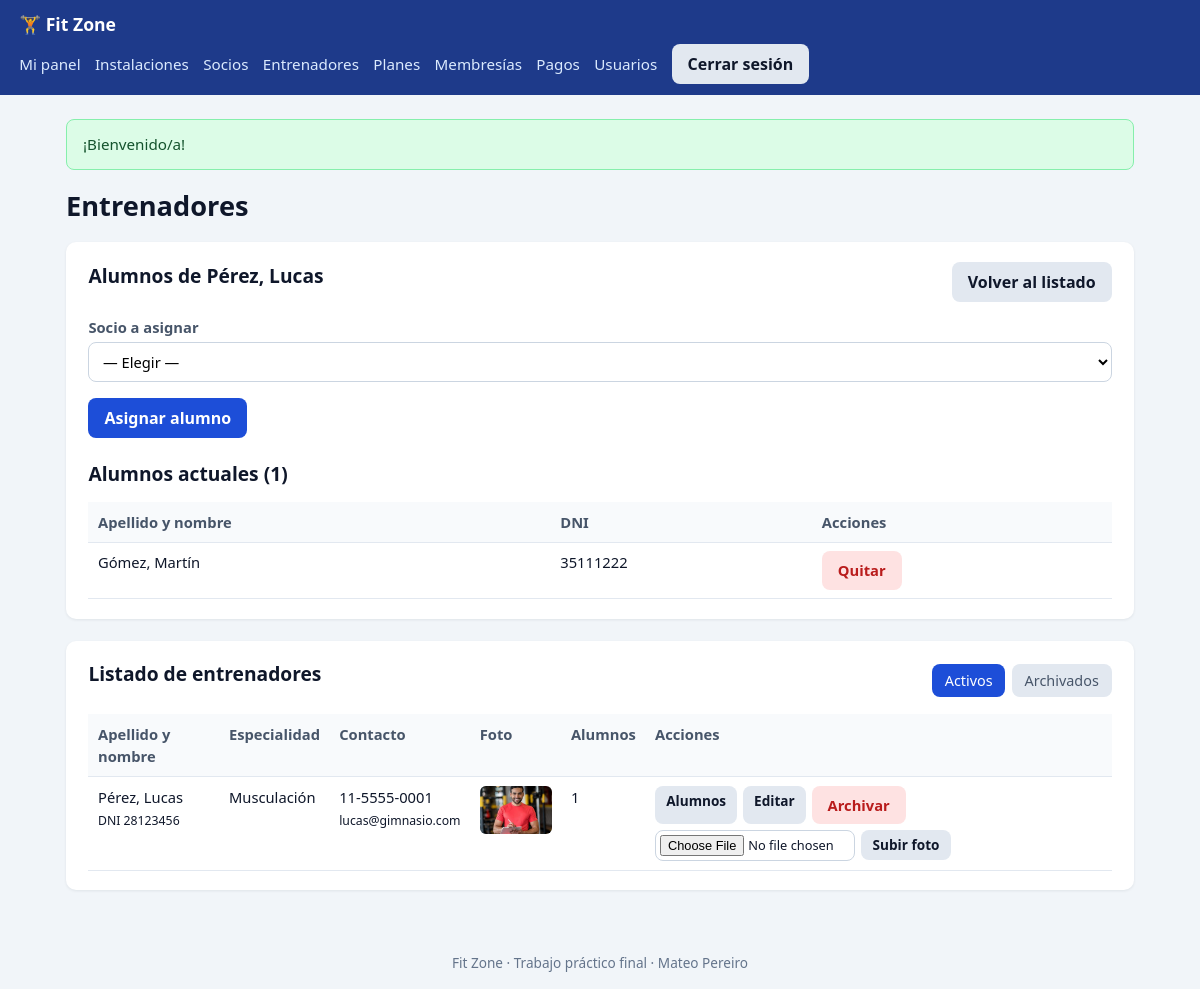
/entrenadores.php?alumnos=1 (signed in), run on the app's committed database.
### tables this page shows
CREATE TABLE entrenadores (
    id            INT UNSIGNED AUTO_INCREMENT PRIMARY KEY,
    nombre        VARCHAR(60)  NOT NULL,
    apellido      VARCHAR(60)  NOT NULL,
    dni           VARCHAR(8)   NOT NULL UNIQUE,
    email         VARCHAR(120) NULL,
    telefono      VARCHAR(30)  NULL,
    especialidad  VARCHAR(100) NULL,
    creado_en     DATETIME NOT NULL DEFAULT CURRENT_TIMESTAMP,
    archivado_en  DATETIME NULL DEFAULT NULL
);

CREATE TABLE socios (
    id             INT UNSIGNED AUTO_INCREMENT PRIMARY KEY,
    nombre         VARCHAR(60)  NOT NULL,
    apellido       VARCHAR(60)  NOT NULL,
    dni            VARCHAR(8)   NOT NULL UNIQUE,
    email          VARCHAR(120) NULL,
    telefono       VARCHAR(30)  NULL,
    entrenador_id  INT UNSIGNED NULL,
    creado_en      DATETIME NOT NULL DEFAULT CURRENT_TIMESTAMP,
    archivado_en   DATETIME NULL DEFAULT NULL,
    CONSTRAINT fk_socio_entrenador FOREIGN KEY (entrenador_id) REFERENCES entrenadores (id)
        ON UPDATE CASCADE ON DELETE SET NULL
);

### includes/funciones.php (called while the page is built, shortened)
<?php
function escapar($valor): string
{
    return htmlspecialchars((string) ($valor ?? ''), ENT_QUOTES | ENT_SUBSTITUTE, 'UTF-8');
}
function obtener_flash(): ?array
{
    $mensaje = $_SESSION['flash'] ?? null;
    return $mensaje;
}
function requerir_login(PDO $pdo): array
{
    $st = $pdo->prepare('SELECT id, nombre, apellido, dni, email, rol, creado_en, archivado_en
                         FROM usuarios WHERE id = :id');
    $st->execute([':id' => $_SESSION['usuario_id']]);
    $usuario = $st->fetch();
    return $usuario;
}
function requerir_admin(PDO $pdo): array
{
    $usuario = requerir_login($pdo);
    return $usuario;
}
function imagen_de(string $carpeta, int $id): ?string
{
    foreach (['jpg', 'jpeg', 'png', 'webp'] as $ext) {
        $ruta = "img/$carpeta/$id.$ext";
        if (is_file(__DIR__ . '/../' . $ruta)) {
            return $ruta;
        }
    }
    return null;
}

### entrenadores.php (the view, shortened to what this page needs)
<?php
require_once __DIR__ . '/includes/funciones.php';
require_once __DIR__ . '/includes/conexion.php';
require_once __DIR__ . '/includes/diseno.php';
$admin = requerir_admin($pdo);
$idAlumnos = id_valido($_GET['alumnos'] ?? null);
$entrenadorAlumnos = null;
$alumnos = [];
$socioDisponibles = [];
if (!es_post() && $idAlumnos !== null) {
    $st = $pdo->prepare('SELECT id, nombre, apellido, especialidad FROM entrenadores
                         WHERE id = :id AND archivado_en IS NULL');
    $st->execute([':id' => $idAlumnos]);
    $entrenadorAlumnos = $st->fetch();
    $st = $pdo->prepare('SELECT id, nombre, apellido, dni FROM socios
                         WHERE entrenador_id = :id AND archivado_en IS NULL ORDER BY apellido, nombre');
    $st->execute([':id' => $idAlumnos]);
    $alumnos = $st->fetchAll();
    $st = $pdo->prepare('SELECT id, nombre, apellido FROM socios
                         WHERE archivado_en IS NULL AND (entrenador_id IS NULL OR entrenador_id <> :id)
                         ORDER BY apellido, nombre');
    $st->execute([':id' => $idAlumnos]);
    foreach ($st->fetchAll() as $s) {
        $socioDisponibles[$s['id']] = $s['apellido'] . ', ' . $s['nombre'];
    }
}
$verArchivados = ($_GET['ver'] ?? '') === 'archivados';
$st = $pdo->prepare('SELECT e.id, e.nombre, e.apellido, e.dni, e.email, e.telefono, e.especialidad,
                            (SELECT COUNT(*) FROM socios s WHERE s.entrenador_id = e.id AND s.archivado_en IS NULL) AS alumnos
                     FROM entrenadores e
                     WHERE e.archivado_en ' . ($verArchivados ? 'IS NOT NULL' : 'IS NULL') . '
                     ORDER BY e.apellido, e.nombre');
$st->execute();
$entrenadores = $st->fetchAll();
encabezado('Entrenadores', $admin);
?>
<?php if ($entrenadorAlumnos !== null): ?>
<section class="tarjeta">
    <div class="cabecera-seccion">
        <h2>Alumnos de <?= escapar($entrenadorAlumnos['apellido'] . ', ' . $entrenadorAlumnos['nombre']) ?></h2>
        <a class="boton-secundario" href="entrenadores.php">Volver al listado</a>
    </div>
    <form method="post" class="formulario">
        <div class="grilla">
            <?php select('socio_id', 'Socio a asignar', $socioDisponibles, null, ['requerido' => true]); ?>
        </div>
        <div class="acciones"><button type="submit">Asignar alumno</button></div>
    </form>
    <h2 style="margin-top:1.4rem">Alumnos actuales (<?= count($alumnos) ?>)</h2>
    <?php if (!$alumnos): ?>
        <p class="vacio">Este entrenador todavía no tiene alumnos asignados.</p>
    <?php else: ?>
    <div class="tabla-responsive">
        <table class="tabla">
            <thead><tr><th>Apellido y nombre</th><th>DNI</th><th>Acciones</th></tr></thead>
            <tbody>
            <?php foreach ($alumnos as $a): ?>
                <tr>
                    <td><?= escapar($a['apellido'] . ', ' . $a['nombre']) ?></td>
                    <td><?= escapar($a['dni']) ?></td>
                    <td><?php boton_accion('entrenadores.php', ['accion' => 'quitar_alumno', 'id' => $idAlumnos, 'socio_id' => $a['id']], 'Quitar', 'boton-peligro', '¿Quitar a este alumno del entrenador?'); ?></td>
                </tr>
            <?php endforeach; ?>
            </tbody>
        </table>
    </div>
    <?php endif; ?>
</section>
<?php endif; ?>
<section class="tarjeta">
    <div class="cabecera-seccion">
        <h2>Listado de entrenadores</h2>
        <nav class="pestanas">
            <a href="entrenadores.php" class="<?= !$verArchivados ? 'activa' : '' ?>">Activos</a>
            <a href="entrenadores.php?ver=archivados" class="<?= $verArchivados ? 'activa' : '' ?>">Archivados</a>
        </nav>
    </div>
    <?php if (!$entrenadores): ?>
        <p class="vacio">No hay entrenadores para mostrar.</p>
    <?php else: ?>
    <div class="tabla-responsive">
        <table class="tabla">
            <thead>
                <tr><th>Apellido y nombre</th><th>Especialidad</th><th>Contacto</th><th>Foto</th><?php if (!$verArchivados): ?><th>Alumnos</th><?php endif; ?><th>Acciones</th></tr>
            </thead>
            <tbody>
            <?php foreach ($entrenadores as $e): ?>
                <tr>
                    <td><?= escapar($e['apellido'] . ', ' . $e['nombre']) ?><br><small>DNI <?= escapar($e['dni']) ?></small></td>
                    <td><?= escapar($e['especialidad'] ?? '—') ?></td>
                    <td><?= escapar($e['telefono']) ?><br><small><?= escapar($e['email']) ?></small></td>
                    <td>
                        <?php $img = imagen_de('entrenadores', (int) $e['id']); ?>
                        <?php if ($img): ?>
                            <img class="miniatura" src="<?= escapar($img) ?>" alt="<?= escapar($e['nombre'] . ' ' . $e['apellido']) ?>">
                        <?php else: ?>
                            <span class="etiqueta etiqueta-gris">Sin foto</span>
                        <?php endif; ?>
                    </td>
                    <?php if (!$verArchivados): ?><td><?= (int) $e['alumnos'] ?></td><?php endif; ?>
                    <td class="acciones-tabla">
                        <?php if ($verArchivados): ?>
                            <?php boton_accion('entrenadores.php', ['accion' => 'reactivar', 'id' => $e['id']], 'Reactivar'); ?>
                        <?php else: ?>
                            <a class="boton-pequeno" href="entrenadores.php?alumnos=<?= (int) $e['id'] ?>">Alumnos</a>
                            <a class="boton-pequeno" href="entrenadores.php?editar=<?= (int) $e['id'] ?>">Editar</a>
                            <form method="post" action="subir_imagen.php" enctype="multipart/form-data" class="en-linea subir-foto">
                                <input type="file" name="imagen" accept="image/jpeg,image/png,image/webp" required>
                                <button type="submit" class="boton-pequeno">Subir foto</button>
                            </form>
                        <?php endif; ?>
                    </td>
                </tr>
            <?php endforeach; ?>
            </tbody>
        </table>
    </div>
    <?php endif; ?>
</section>
<?php pie();

### includes/diseno.php (shortened to what this page needs)
<?php
function encabezado(string $titulo, ?array $usuario = null): void
{
    $aviso = obtener_flash();
    ?>
<!DOCTYPE html>
<html lang="es">
<head>
    <link rel="stylesheet" href="css/estilos.css">
</head>
<body>
<?php if ($usuario): ?>
<header class="barra">
    <a class="marca" href="panel.php">🏋️ Fit Zone</a>
    <nav class="menu">
        <a href="panel.php">Mi panel</a>
        <a href="instalacion.php">Instalaciones</a>
        <?php if ($usuario['rol'] === 'admin'): ?>
            <a href="socios.php">Socios</a>
            <a href="entrenadores.php">Entrenadores</a>
            <a href="planes.php">Planes</a>
            <a href="membresias.php">Membresías</a>
            <a href="pagos.php">Pagos</a>
            <a href="admin_usuarios.php">Usuarios</a>
        <?php else: ?>
            <a href="mi_membresia.php">Mi membresía</a>
            <a href="ver_planes.php">Planes</a>
            <a href="ver_entrenadores.php">Entrenadores</a>
        <?php endif; ?>
        <form method="post" action="cerrar_sesion.php" class="en-linea">
            <button type="submit" class="boton-secundario">Cerrar sesión</button>
        </form>
    </nav>
</header>
<?php endif; ?>
<main class="contenedor">
<?php if ($aviso): ?>
    <div class="aviso aviso-<?= escapar($aviso['tipo']) ?>"><?= escapar($aviso['texto']) ?></div>
<?php endif; ?>
    <h1><?= escapar($titulo) ?></h1>
<?php
}
function pie(): void
{
    ?>
</main>
<footer class="pie">Fit Zone · Trabajo práctico final · Mateo Pereiro</footer>
</body>
</html>
<?php
}
    ?>
    <?php
function select(string $nombre, string $etiqueta, array $opciones, $seleccionado = null, array $o = []): void
{
    $requerido = !empty($o['requerido']) ? ' required' : '';
    ?>
    <label class="campo">
        <span><?= escapar($etiqueta) ?></span>
        <select name="<?= escapar($nombre) ?>"<?= $requerido ?>>
            <?php if (empty($o['sin_placeholder'])): ?>
                <option value=""><?= escapar($o['primera'] ?? '— Elegir —') ?></option>
            <?php endif; ?>
        </select>
    </label>
    <?php
}
function boton_accion(string $url, array $campos, string $texto, string $clase = 'boton-secundario', ?string $confirmar = null): void
{
    $onsubmit = $confirmar ? ' onsubmit="return confirm(' . escapar(json_encode($confirmar)) . ');"' : '';
    echo '<form method="post" action="' . escapar($url) . '" class="en-linea"' . $onsubmit . '>';
    echo '<button type="submit" class="' . escapar($clase) . '">' . escapar($texto) . '</button></form>';
}

### css/estilos.css (style rules this page uses)
:root { --primario: #1d4ed8; --primario-oscuro: #1e3a8a; --fondo: #f1f5f9; --tarjeta: #ffffff; --texto: #0f172a; --suave: #64748b; --borde: #cbd5e1; --verde: #15803d; --rojo: #b91c1c; --amarillo: #a16207; --gris: #475569; --radio: 10px; }
* { box-sizing: border-box; }
body { margin: 0; font-family: system-ui, -apple-system, "Segoe UI", Roboto, Arial, sans-serif; background: var(--fondo); color: var(--texto); line-height: 1.5; min-height: 100vh; display: flex; flex-direction: column; }
h1 { font-size: 1.7rem; margin: 0 0 1rem; }
h2 { font-size: 1.2rem; margin: 0 0 .8rem; }
a { color: var(--primario); }
.barra { background: var(--primario-oscuro); color: #fff; padding: .7rem 1.2rem; }
.barra .marca { color: #fff; font-weight: 700; text-decoration: none; font-size: 1.1rem; }
.menu { display: flex; flex-wrap: wrap; gap: .4rem .9rem; align-items: center; margin-top: .4rem; }
.menu a { color: #dbeafe; text-decoration: none; font-size: .95rem; }
.contenedor { width: 100%; max-width: 1100px; margin: 1.5rem auto; padding: 0 16px; flex: 1; }
.pie { text-align: center; color: var(--suave); font-size: .85rem; padding: 1rem; }
.tarjeta { background: var(--tarjeta); border-radius: var(--radio); padding: 1.2rem 1.4rem; margin-bottom: 1.4rem; box-shadow: 0 1px 3px rgba(15, 23, 42, .08); }
.cabecera-seccion { display: flex; flex-wrap: wrap; justify-content: space-between; align-items: center; gap: .6rem; margin-bottom: .8rem; }
.formulario .grilla { display: grid; grid-template-columns: repeat(auto-fit, minmax(210px, 1fr)); gap: .8rem 1rem; }
.campo { display: flex; flex-direction: column; gap: .25rem; font-size: .92rem; }
.campo span { font-weight: 600; color: var(--gris); }
input, select, textarea { font: inherit; padding: .5rem .6rem; border: 1px solid var(--borde); border-radius: 8px; background: #fff; width: 100%; }
.acciones { display: flex; flex-wrap: wrap; gap: .6rem; align-items: center; margin-top: 1rem; }
.en-linea { display: inline-flex; gap: .4rem; align-items: center; margin: 0; }
button, .boton, .boton-secundario, .boton-peligro, .boton-pequeno { font: inherit; border: none; border-radius: 8px; padding: .5rem 1rem; cursor: pointer; text-decoration: none; display: inline-block; font-weight: 600; }
button, .boton { background: var(--primario); color: #fff; }
.boton-secundario { background: #e2e8f0; color: var(--texto); }
.boton-peligro { background: #fee2e2; color: var(--rojo); }
.boton-pequeno { background: #e2e8f0; color: var(--texto); padding: .3rem .7rem; font-size: .85rem; }
.aviso { padding: .8rem 1rem; border-radius: 8px; margin-bottom: 1rem; font-size: .95rem; }
.aviso-ok { background: #dcfce7; color: #14532d; border: 1px solid #86efac; }
.tabla-responsive { overflow-x: auto; }
.tabla { width: 100%; border-collapse: collapse; font-size: .92rem; }
.tabla th, .tabla td { text-align: left; padding: .55rem .6rem; border-bottom: 1px solid #e2e8f0; vertical-align: top; }
.tabla th { background: #f8fafc; color: var(--gris); font-weight: 700; }
.acciones-tabla { display: flex; flex-wrap: wrap; gap: .35rem; }
.pestanas { display: flex; gap: .4rem; }
.pestanas a { padding: .35rem .8rem; border-radius: 8px; text-decoration: none; color: var(--gris); background: #e2e8f0; font-size: .9rem; }
.pestanas a.activa { background: var(--primario); color: #fff; }
.miniatura { width: 72px; height: 48px; object-fit: cover; border-radius: 6px; display: block; background: #e2e8f0; }
.subir-foto { flex-wrap: wrap; align-items: center; }
.subir-foto input[type="file"] { width: auto; max-width: 200px; padding: .25rem; font-size: .8rem; }
.subir-foto button { padding: .3rem .7rem; font-size: .85rem; }

### data on the page
entrenadores: apellido+nombre "Pérez, Lucas", escapar($e['apellido'] . ', ' . $e['nombre']) "Pérez, Lucas", dni "28123456", especialidad "Musculación", telefono "11-5555-0001", email "lucas@gimnasio.com", alumnos "1", texto "Archivar"
socios: escapar($a['apellido'] . ', ' . $a['nombre']) "Gómez, Martín", dni "35111222", texto "Quitar"

### other printed values
escapar($aviso['texto']) "¡Bienvenido/a!"
escapar($titulo) "Entrenadores"
escapar($etiqueta) "Socio a asignar"
count($alumnos) "1"
form field socio_id "— Elegir —"
